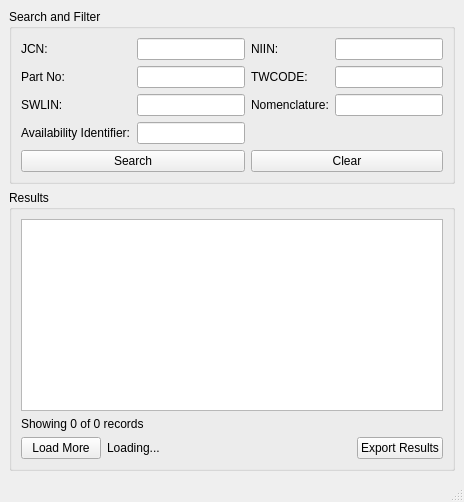
<?xml version="1.0" encoding="UTF-8"?>
<ui version="4.0">
 <class>SearchWindow</class>
 <widget class="QMainWindow" name="SearchWindow">
  <property name="windowTitle">
   <string>MRL Record Search</string>
  </property>
  <widget class="QWidget" name="centralwidget">
   <layout class="QVBoxLayout" name="verticalLayout">
    <!-- Search and Filter Section -->
    <item>
     <widget class="QGroupBox" name="searchFilterGroup">
      <property name="title">
       <string>Search and Filter</string>
      </property>
      <layout class="QGridLayout" name="searchFilterLayout">
       <item row="0" column="0">
        <widget class="QLabel" name="jcnLabel">
         <property name="text">
          <string>JCN:</string>
         </property>
        </widget>
       </item>
       <item row="0" column="1">
        <widget class="QLineEdit" name="jcnEdit"/>
       </item>
       <item row="0" column="2">
        <widget class="QLabel" name="niinLabel">
         <property name="text">
          <string>NIIN:</string>
         </property>
        </widget>
       </item>
       <item row="0" column="3">
        <widget class="QLineEdit" name="niinEdit"/>
       </item>
       <item row="1" column="0">
        <widget class="QLabel" name="partNoLabel">
         <property name="text">
          <string>Part No:</string>
         </property>
        </widget>
       </item>
       <item row="1" column="1">
        <widget class="QLineEdit" name="partNoEdit"/>
       </item>
       <item row="1" column="2">
        <widget class="QLabel" name="twcodeLabel">
         <property name="text">
          <string>TWCODE:</string>
         </property>
        </widget>
       </item>
       <item row="1" column="3">
        <widget class="QLineEdit" name="twcodeEdit"/>
       </item>
       <item row="2" column="0">
        <widget class="QLabel" name="swlinLabel">
         <property name="text">
          <string>SWLIN:</string>
         </property>
        </widget>
       </item>
       <item row="2" column="1">
        <widget class="QLineEdit" name="swlinEdit"/>
       </item>
       <item row="2" column="2">
        <widget class="QLabel" name="nomenclatureLabel">
         <property name="text">
          <string>Nomenclature:</string>
         </property>
        </widget>
       </item>
       <item row="2" column="3">
        <widget class="QLineEdit" name="nomenclatureEdit"/>
       </item>
       <item row="3" column="0">
        <widget class="QLabel" name="availabilityIdentifierLabel">
         <property name="text">
          <string>Availability Identifier:</string>
         </property>
        </widget>
       </item>
       <item row="3" column="1">
        <widget class="QLineEdit" name="availabilityIdentifierEdit"/>
       </item>
       <item row="4" column="0" colspan="2">
        <widget class="QPushButton" name="searchButton">
         <property name="text">
          <string>Search</string>
         </property>
        </widget>
       </item>
       <item row="4" column="2" colspan="2">
        <widget class="QPushButton" name="clearButton">
         <property name="text">
          <string>Clear</string>
         </property>
        </widget>
       </item>
      </layout>
     </widget>
    </item>
    
    <!-- Results Section -->
    <item>
     <widget class="QGroupBox" name="resultsGroup">
      <property name="title">
       <string>Results</string>
      </property>
      <layout class="QVBoxLayout" name="resultsLayout">
       <item>
        <widget class="QTableView" name="resultsTable"/>
       </item>
       <item>
        <widget class="QLabel" name="resultCountLabel">
         <property name="text">
          <string>Showing 0 of 0 records</string>
         </property>
        </widget>
       </item>
       <item>
        <layout class="QHBoxLayout" name="resultControlsLayout">
         <item>
          <widget class="QPushButton" name="loadMoreButton">
           <property name="text">
            <string>Load More</string>
           </property>
          </widget>
         </item>
         <item>
          <widget class="QLabel" name="loadingIndicator">
           <property name="text">
            <string>Loading...</string>
           </property>
          </widget>
         </item>
         <item>
          <spacer name="horizontalSpacer">
           <property name="orientation">
            <enum>Qt::Horizontal</enum>
           </property>
           <property name="sizeHint" stdset="0">
            <size>
             <width>40</width>
             <height>20</height>
            </size>
           </property>
          </spacer>
         </item>
         <item>
          <widget class="QPushButton" name="exportResultsButton">
           <property name="text">
            <string>Export Results</string>
           </property>
          </widget>
         </item>
        </layout>
       </item>
      </layout>
     </widget>
    </item>
   </layout>
  </widget>
  <widget class="QStatusBar" name="statusbar"/>
 </widget>
 <resources/>
 <connections/>
</ui>
